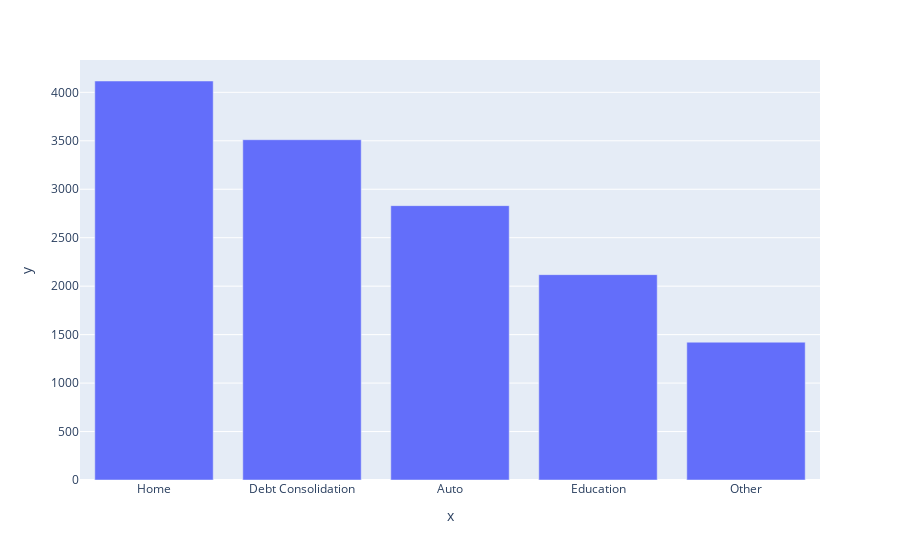

Write notebook code for a chart like this one.
### Code cell
employee_status=train["LoanPurpose"].value_counts()
labels=employee_status.index
values=employee_status.values
fig = px.bar(x=labels,y=values)
fig.show()

### Figure 1 — Plotly figure (JSON) as saved in the notebook; plotly's stock layout.template omitted (floating-point values rounded to 4 significant figures)
{"data": [{"alignmentgroup": "True", "hovertemplate": "x=%{x}<br>y=%{y}<extra></extra>", "legendgroup": "", "marker": {"color": "#636efa", "pattern": {"shape": ""}}, "name": "", "offsetgroup": "", "orientation": "v", "showlegend": false, "textposition": "auto", "type": "bar", "x": ["Home", "Debt Consolidation", "Auto", "Education", "Other"], "xaxis": "x", "y": [4117, 3511, 2831, 2119, 1422], "yaxis": "y"}], "layout": {"barmode": "relative", "legend": {"tracegroupgap": 0}, "margin": {"t": 60}, "xaxis": {"anchor": "y", "domain": [0, 1], "title": {"text": "x"}}, "yaxis": {"anchor": "x", "domain": [0, 1], "title": {"text": "y"}}}}
